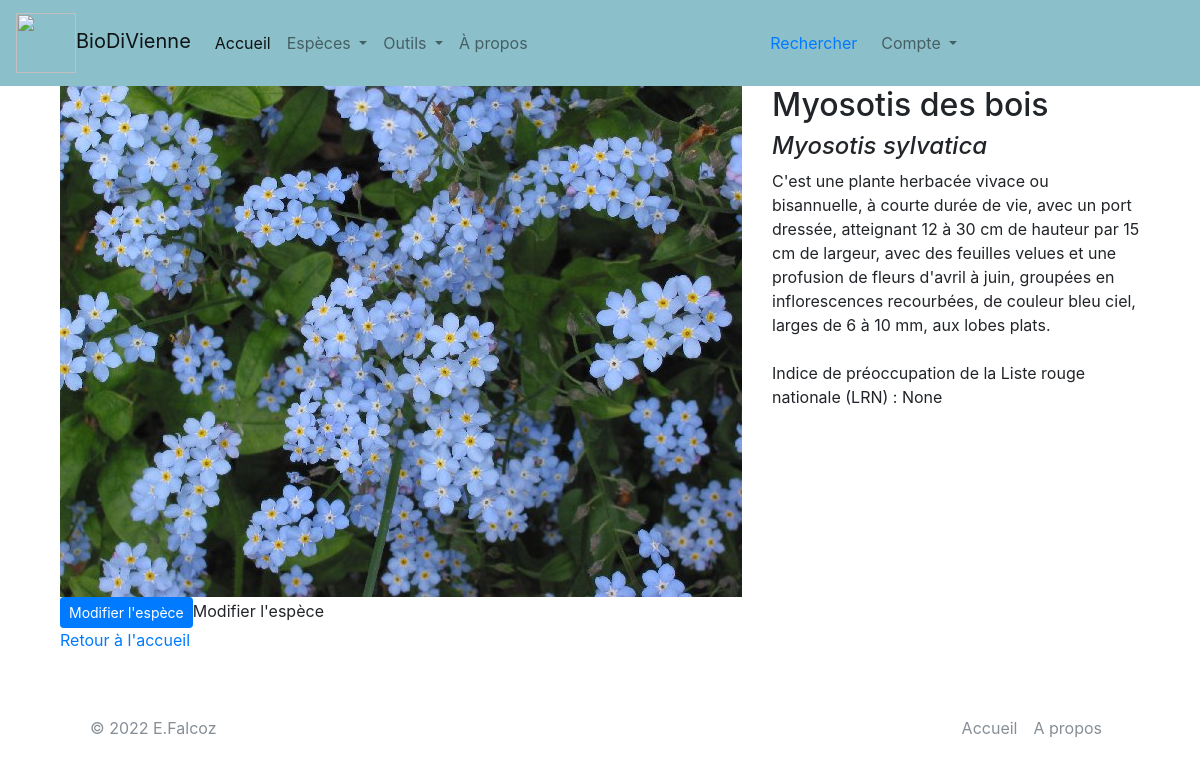
The app's page /espece/1 with its own data.
### app17OK.py (models this page shows)
class Espece(db.Model):
    id = db.Column(db.Integer, unique=True, nullable=False, primary_key=True, autoincrement=True)
    fichier = db.Column(db.Text, unique=True, nullable=False)
    regne = db.Column(db.Text, nullable=False) #peut-être faire du booléen 0=vegetal et 1=animal ?
    nom_vernaculaire = db.Column(db.Text)
    nom_latin = db.Column(db.Text)
    description = db.Column(db.Text)
    preoccupation = db.Column(db.Text) #faire liste selon LRN ou LRR avec lettres déroulantes

### app17OK.py (the view)
@app.route("/espece/<int:id>")
def espece(id):
    unique_espece = Espece.query.get(id)
    return render_template("espece.html", espece=unique_espece)

### templates/espece.html
{% extends "conteneur3.html" %}
{% block corps %}
    {% if espece %}
<div>
<div class="row align-items-start">
		<div class="col">
            <img src=/display/{{espece.fichier}} class="img-responsive" href="{{espece.droit_image}}">
		</div>
		<div class="col">
			<h2>{{espece.nom_vernaculaire}}</h2>
            <h4><i>{{espece.nom_latin}}</i></h4>
			<div class="mb-3">
                <label class="form-label">{{espece.description}}</label>
              </div>
            <div class="mb-3">
                <label class="form-label">Indice de préoccupation de la Liste rouge nationale (LRN) : {{espece.preoccupation}}</label>
        </div>
</div>
</div>
    <input type="button" class="btn btn-primary btn-sm" href="#" value="Modifier l'espèce">Modifier l'espèce</input>
    {% else %}
            <div class="row align-items-start">
                <div class="col">
        <p>La base de données est en cours de constitution</p>
                    </div>
            </div>
    {% endif %}
    <p><a href="{{url_for('accueil')}}">Retour à l'accueil</a></p>
{% endblock %}

### records on screen
Espece: fichier (picture), nom_vernaculaire "Myosotis des bois", nom_latin "Myosotis sylvatica", description "C'est une plante herbacée vivace ou bisannuelle, à courte durée de vie, avec un port dressée, atteignant 12 à 30 cm de hauteur par 15 cm de largeur, avec des feuilles velues et une profusion de fleurs d'avril à juin, groupées en inflorescences recourbées, de couleur bleu ciel, larges de 6 à 10 mm, aux lobes plats.", preoccupation "None"
